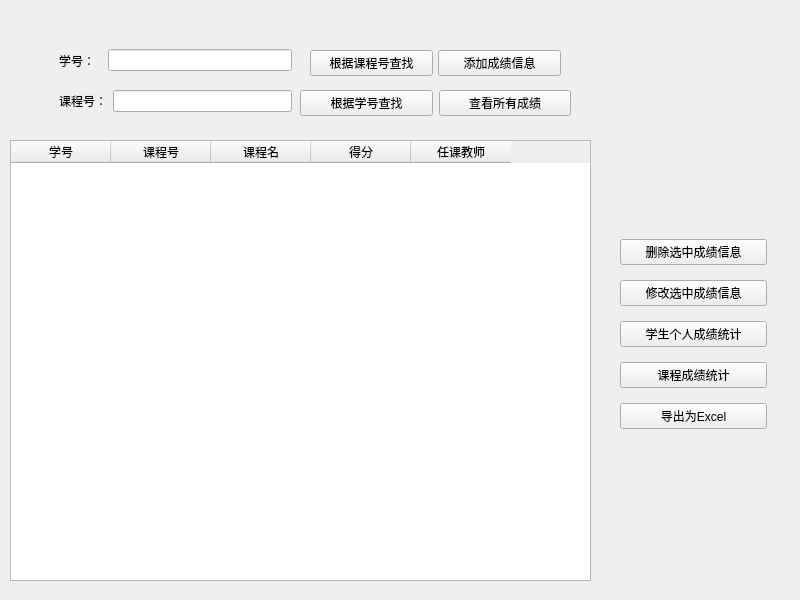
<?xml version="1.0" encoding="UTF-8"?>
<ui version="4.0">
 <class>gradeManage</class>
 <widget class="QWidget" name="gradeManage">
  <property name="geometry">
   <rect>
    <x>0</x>
    <y>0</y>
    <width>800</width>
    <height>600</height>
   </rect>
  </property>
  <property name="windowTitle">
   <string>Form</string>
  </property>
  <widget class="QTableWidget" name="gradeTable">
   <property name="geometry">
    <rect>
     <x>10</x>
     <y>140</y>
     <width>581</width>
     <height>441</height>
    </rect>
   </property>
   <column>
    <property name="text">
     <string>学号</string>
    </property>
   </column>
   <column>
    <property name="text">
     <string>课程号</string>
    </property>
   </column>
   <column>
    <property name="text">
     <string>课程名</string>
    </property>
   </column>
   <column>
    <property name="text">
     <string>得分</string>
    </property>
   </column>
   <column>
    <property name="text">
     <string>任课教师</string>
    </property>
   </column>
  </widget>
  <widget class="QWidget" name="widget" native="true">
   <property name="geometry">
    <rect>
     <x>310</x>
     <y>40</y>
     <width>251</width>
     <height>46</height>
    </rect>
   </property>
   <layout class="QHBoxLayout" name="horizontalLayout_3">
    <property name="spacing">
     <number>5</number>
    </property>
    <property name="leftMargin">
     <number>0</number>
    </property>
    <property name="topMargin">
     <number>0</number>
    </property>
    <property name="rightMargin">
     <number>0</number>
    </property>
    <property name="bottomMargin">
     <number>0</number>
    </property>
    <item>
     <widget class="QPushButton" name="searchBycId">
      <property name="text">
       <string>根据课程号查找</string>
      </property>
     </widget>
    </item>
    <item>
     <widget class="QPushButton" name="addGrade_button">
      <property name="text">
       <string>添加成绩信息</string>
      </property>
     </widget>
    </item>
   </layout>
  </widget>
  <widget class="QWidget" name="widget_4" native="true">
   <property name="geometry">
    <rect>
     <x>620</x>
     <y>230</y>
     <width>147</width>
     <height>211</height>
    </rect>
   </property>
   <layout class="QVBoxLayout" name="verticalLayout_2">
    <item>
     <widget class="QPushButton" name="delete_button">
      <property name="text">
       <string>删除选中成绩信息</string>
      </property>
     </widget>
    </item>
    <item>
     <widget class="QPushButton" name="update_gradeButton">
      <property name="text">
       <string>修改选中成绩信息</string>
      </property>
     </widget>
    </item>
    <item>
     <widget class="QPushButton" name="student_statistics">
      <property name="text">
       <string>学生个人成绩统计</string>
      </property>
     </widget>
    </item>
    <item>
     <widget class="QPushButton" name="course_statistics">
      <property name="text">
       <string>课程成绩统计</string>
      </property>
     </widget>
    </item>
    <item>
     <widget class="QPushButton" name="export_button">
      <property name="text">
       <string>导出为Excel</string>
      </property>
     </widget>
    </item>
   </layout>
  </widget>
  <widget class="QWidget" name="widget_5" native="true">
   <property name="geometry">
    <rect>
     <x>50</x>
     <y>40</y>
     <width>251</width>
     <height>81</height>
    </rect>
   </property>
   <layout class="QVBoxLayout" name="verticalLayout_3">
    <property name="spacing">
     <number>0</number>
    </property>
    <property name="leftMargin">
     <number>0</number>
    </property>
    <property name="topMargin">
     <number>0</number>
    </property>
    <property name="rightMargin">
     <number>0</number>
    </property>
    <property name="bottomMargin">
     <number>0</number>
    </property>
    <item>
     <widget class="QWidget" name="widget_2" native="true">
      <layout class="QHBoxLayout" name="horizontalLayout">
       <item>
        <widget class="QLabel" name="label_2">
         <property name="text">
          <string>学号：  </string>
         </property>
        </widget>
       </item>
       <item>
        <widget class="QLineEdit" name="sId_lineEdit"/>
       </item>
      </layout>
     </widget>
    </item>
    <item>
     <widget class="QWidget" name="widget_3" native="true">
      <layout class="QHBoxLayout" name="horizontalLayout_2">
       <item>
        <widget class="QLabel" name="label_3">
         <property name="text">
          <string>课程号：</string>
         </property>
        </widget>
       </item>
       <item>
        <widget class="QLineEdit" name="cId_lineEdit"/>
       </item>
      </layout>
     </widget>
    </item>
   </layout>
  </widget>
  <widget class="QWidget" name="widget_6" native="true">
   <property name="geometry">
    <rect>
     <x>300</x>
     <y>80</y>
     <width>271</width>
     <height>46</height>
    </rect>
   </property>
   <layout class="QHBoxLayout" name="horizontalLayout_4">
    <item>
     <widget class="QPushButton" name="searchBysNo">
      <property name="text">
       <string>根据学号查找</string>
      </property>
     </widget>
    </item>
    <item>
     <widget class="QPushButton" name="listAll_button">
      <property name="text">
       <string>查看所有成绩</string>
      </property>
     </widget>
    </item>
   </layout>
  </widget>
 </widget>
 <resources/>
 <connections/>
</ui>
